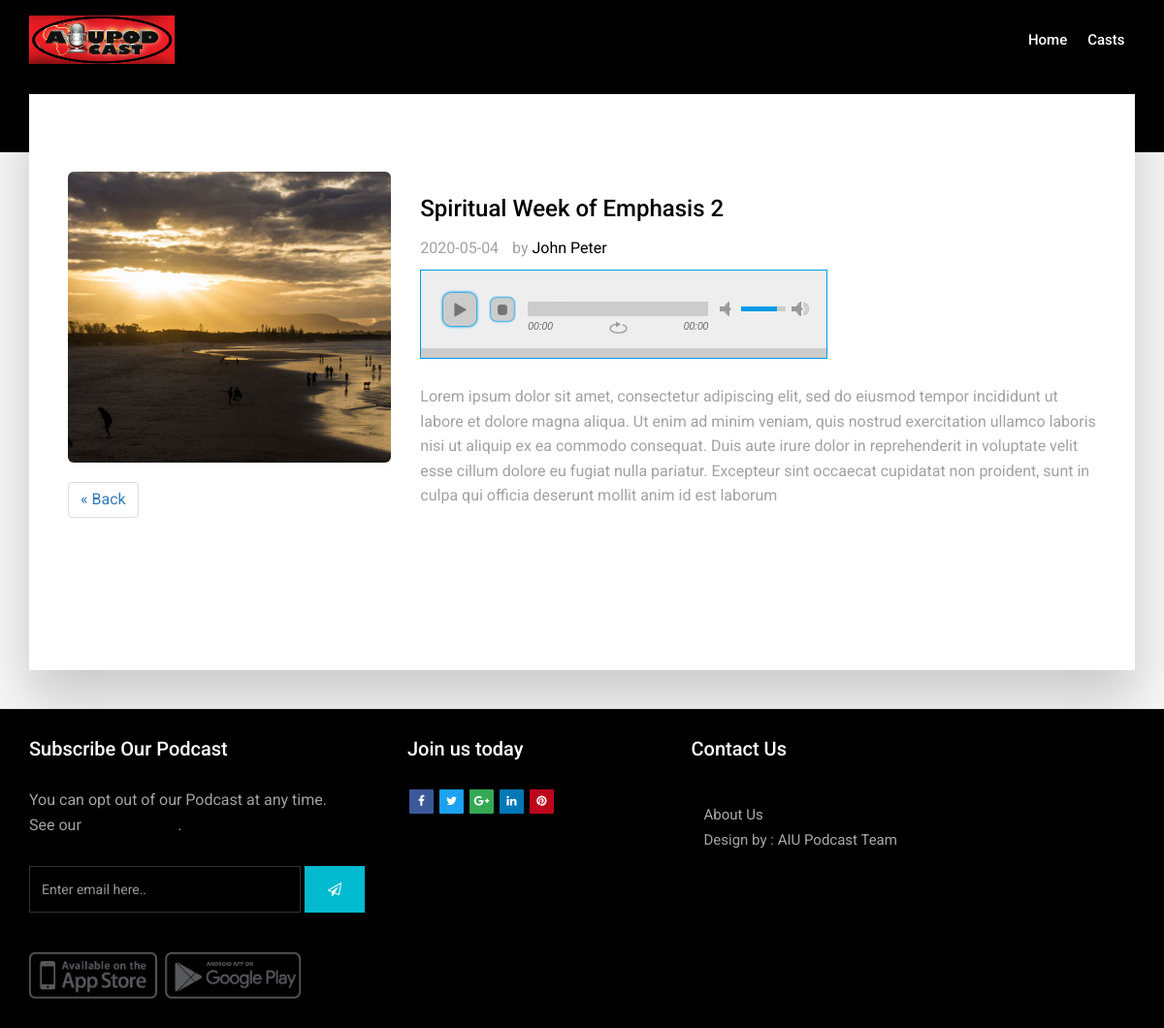
Screenshot of /pod_listen.php?id=42 with the database file from the repository.
### tables this page shows
CREATE TABLE `audio` (
  `id` int(11) NOT NULL,
  `audio_name` varchar(100) NOT NULL,
  `semester` varchar(100) NOT NULL,
  `yearofstudy` varchar(50) NOT NULL,
  `speaker_name` varchar(100) NOT NULL,
  `description` mediumtext DEFAULT NULL,
  `image` varchar(100) DEFAULT NULL,
  `audio_file` varchar(100) NOT NULL,
  `upload_date` varchar(100) NOT NULL,
  `published` tinyint(1) NOT NULL
);

### pod_listen.php (the view, shortened to what this page needs)
<!doctype html>
 <html class="no-js " lang="en">
<head>
    <link rel="stylesheet" href="css/bootstrap.min.css">
    <link rel="stylesheet" href="css/font-awesome.min.css">
    <link rel="stylesheet" href="css/carousel.css">
    <link rel="stylesheet" href="css/animate.css">
    <link rel="stylesheet" href="css/style.css">
	<link href="jPlayer-2.9.2/dist/skin/blue.monday/css/jplayer.blue.monday.min.css" rel="stylesheet" type="text/css" />
</head>
<body>
	<?php include'layout/header.php'; ?>
        <section class="section db p120">
            <div class="container">
                <div class="row">
				<br><br>
				<br>
                </div>
            </div>
        </section>
        <section class="section gb nopadtop">
            <div class="container">
                <div class="boxed">
                    <div class="row">
                        <div class="sidebar col-md-4">
<?php
include 'configure/config.php';
$id = $_GET['id'];
$sql="SELECT * FROM audio where id=$id";
$result = mysqli_query($conn, $sql);
?>
<?php
while($rows=mysqli_fetch_assoc($result)) {
?>
                            <div class="widget clearfix">
                                <div class="banner-widget">
                                    <img src="admin/photos/<?php echo $rows['image']; ?>" alt="" class="img-rounded" height="300" width="100%">
                                </div>
								<ul class="pagination">
                                      <li class=""><a href="casts.php">&laquo;&nbsp;Back</a></li>
                                    </ul>
                            </div>
                            <div class="widget clearfix">
                                <h3 class="widget-title">Popular Posts</h3>
                            </div>
                        </div>
                        <div class="col-md-8">
                            <div class="content blog-list">
                                <div class="blog-wrapper clearfix">
                                    <div class="blog-meta">
                                        <h3><a href="blog-single.html" title=""><?php echo $rows['audio_name']; ?></a></h3>
                                        <ul class="list-inline">
                                            <li><?php echo $rows['upload_date']; ?></li>
                                            <li><span> by</span> <a href="#"><?php echo $rows['speaker_name']; ?></a></li>
                                        </ul>
                                    </div>
<div class="blog-wrapper clearfix">
<div id="jp_container_1" class="jp-audio" role="application" aria-label="media player">
	<div class="jp-type-single">
		<div class="jp-gui jp-interface">
			<div class="jp-controls">
				<button class="jp-play" role="button" tabindex="0">play</button>
				<button class="jp-stop" role="button" tabindex="0">stop</button>
			</div>
			<div class="jp-progress">
				<div class="jp-seek-bar">
				</div>
			</div>
			<div class="jp-volume-controls">
				<button class="jp-mute" role="button" tabindex="0">mute</button>
				<button class="jp-volume-max" role="button" tabindex="0">max volume</button>
				<div class="jp-volume-bar">
					<div class="jp-volume-bar-value"></div>
				</div>
			</div>
			<div class="jp-time-holder">
				<div class="jp-current-time" role="timer" aria-label="time">&nbsp;</div>
				<div class="jp-duration" role="timer" aria-label="duration">&nbsp;</div>
				<div class="jp-toggles">
					<button class="jp-repeat" role="button" tabindex="0">repeat</button>
				</div>
			</div>
		</div>
		<div class="jp-details">
			<div class="jp-title" aria-label="title">&nbsp;</div>
		</div>
	</div>
</div>
<div>
                                    <div class="blog-desc-big">
                                        <p ><?php echo $rows['description']; ?></p>
                                    </div>
                                </div>
                            </div>
                        </div>
<?php
}
?>
       </div>
                </div>
            </div>
        </section>
		<?php include'layout/footer.php'; ?>
</body>
</html>

### css/style.css (style rules this page uses)
body { background-color: #f6f6f6; line-height: 1.6; font-size: 16px; color: #a2a2a2; }
body, p, li, a { font-family: 'Roboto', sans-serif; }
.course-details h4 a, .readmore, .testimonial strong, h1, h2, h3, h4, h5, h6 { color: #000; }
h1, h2, h3, h4, h5, h6 { line-height: 1.5; }
.cop-logo img, a { color: #000; text-decoration: none !important; -webkit-transition: all ease 0.3s; -moz-transition: all ease 0.3s; transition: all ease 0.3s; }
.boxed { box-shadow: 0 30px 50px 0 rgba(1, 1, 1, 0.18); padding: 8rem 4rem 8rem; background-color: #ffffff; margin-top: -60px; }
.section { background-color: #ffffff; padding: 4rem 0; position: relative; display: block; }
.section.gb { background-color: #f6f6f6; }
.section.db { background-color: #000000; }
.nopadtop { padding-top: 0 !important; }
.cb, .box .event-desc small, .pagination a, .pagination>.active>a, .pagination>.active>a:focus, .pagination>.active>a:hover, .pagination>.active>span, .pagination>.active>span:focus, .pagination>.active>span:hover, .tags-widget a, .owl-theme-01 .owl-nav [class*="owl-"]:hover, .yamm .dropdown-menu li:hover .menu-button, .yamm .dropdown-menu li .menu-button, mark, .bgcolor1, .image-wrap:before, .image-wrap:after, .btn-primary { border-color: #01bacf; background-color: #01bacf; box-shadow: inset 0 0 0 0 #00a8bd; -webkit-transition: all ease 0.5s; -moz-transition: all ease 0.5s; transition: all ease 0.5s; }
.widget-title { color: #ffffff; font-size: 20px; padding: 0 0 30px; margin: 0; line-height: 1; }

### rows the page displays
audio: image (picture), audio_name "Spiritual Week of Emphasis 2", upload_date "2020-05-04", speaker_name "John Peter", description "Lorem ipsum dolor sit amet, consectetur adipiscing elit, sed do eiusmod tempor incididunt ut labore et dolore magna aliqua. Ut enim ad minim veniam, quis nostrud exercitation ullamco laboris nisi ut aliquip ex ea commodo consequat. Duis aute irure dolor in reprehenderit in voluptate velit esse cillum dolore eu fugiat nulla pariatur. Excepteur sint occaecat cupidatat non proident, sunt in culpa qui officia deserunt mollit anim id est laborum"
